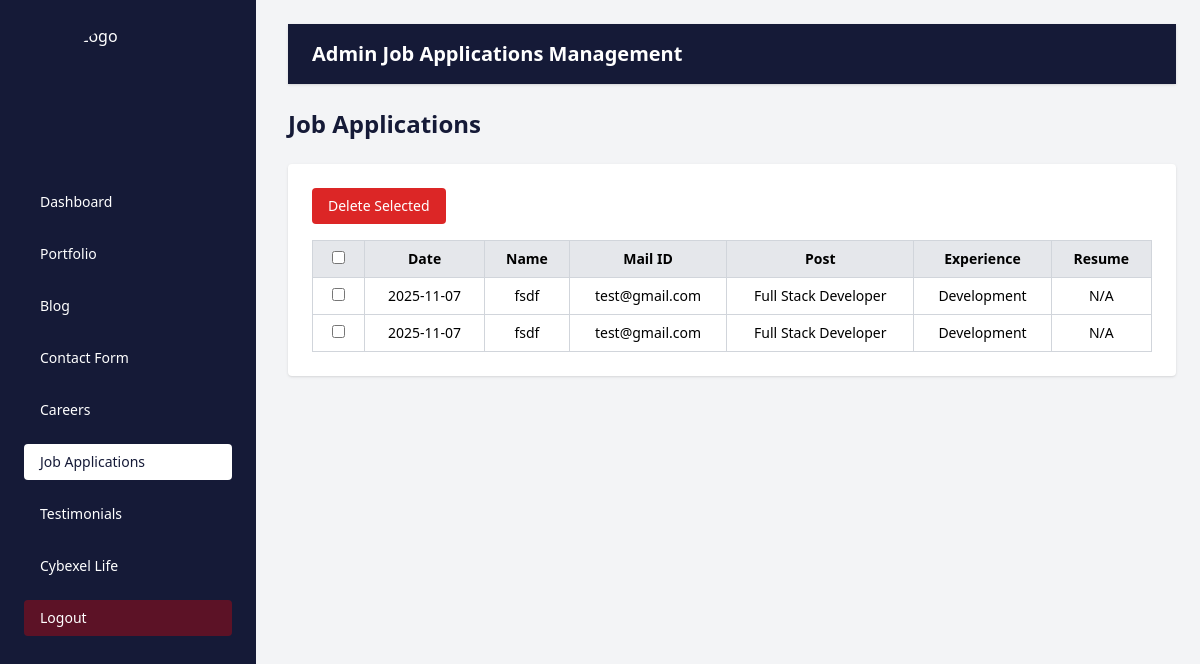
/admin_job_applications/ (signed in), run on the app's committed database.
### cybexelapp/models.py (models this page shows, shortened)
class JobApplication(models.Model):
    department = models.ForeignKey(Department, on_delete=models.SET_NULL, null=True)
    position = models.CharField(max_length=255)
    label = models.CharField(max_length=255)
    name = models.CharField(max_length=255)
    email = models.EmailField()
    cover_letter = models.TextField(blank=True)
    resume = models.FileField(upload_to='resumes/', blank=True)
    submitted_at = models.DateTimeField(auto_now_add=True)

class Department(models.Model):
    name = models.CharField(max_length=100, unique=True)

### cybexelapp/views.py (the view)
# urls.py: path('admin_job_applications/', views.admin_job_applications, name='admin_job_applications'),
@never_cache
@login_required(login_url='admin_login')
def admin_job_applications(request):
    applications = JobApplication.objects.all().order_by('-submitted_at')
    return render(request, 'admin_job_applications.html', {'applications': applications})

### cybexelapp/templates/admin_job_applications.html (shortened to what this page needs)
{% load static %}
<!DOCTYPE html>
<html lang="en">
<head>
    <script src="https://cdn.tailwindcss.com"></script>
</head>
<body class="bg-gray-100">
    <div class="flex h-screen">
           <aside class="w-64 bg-[#151a37] text-white p-6 fixed h-screen">
      <div class="flex items-center justify-center mb-8">
        <img src="{% static 'images/logo1.png' %}" alt="Logo" class="w-32 h-32 object-contain rounded-full">
      </div>
      <nav>
        <ul class="space-y-4 text-sm">
           <li>
            <a href="{% url 'admin_dashboard' %}" class="block py-2 px-4 rounded hover:bg-white hover:text-[#151a37]">
              Dashboard
            </a>
          </li>
           <li>
            <a href="{% url 'admin_portfolio' %}" class="block py-2 px-4 rounded hover:bg-white hover:text-[#151a37]">
              Portfolio
            </a>
          </li>
          <li>
            <a href="{% url 'admin_blog' %}" class="block py-2 px-4 rounded hover:bg-white hover:text-[#151a37]">
              Blog
            </a>
          </li>
          <li>
            <a href="{% url 'admin_contact' %}" class="block py-2 px-4 rounded hover:bg-white hover:text-[#151a37]">
              Contact Form
            </a>
          </li>
          <li>
            <a href="{% url 'admin_careers' %}" class="block py-2 px-4 rounded hover:bg-white hover:text-[#151a37]">
              Careers
            </a>
          </li>
          <li>
            <a href="{% url 'admin_job_applications' %}" class="block py-2 px-4 rounded bg-white text-[#151a37]">
              Job Applications
            </a>
          </li>
          <li>
            <a href="{% url 'admin_testimonials' %}" class="block py-2 px-4 rounded hover:bg-white hover:text-[#151a37]">
              Testimonials
            </a>
          </li>
          <li>
            <a href="{% url 'admin_cybexelife' %}" class="block py-2 px-4 rounded hover:bg-white hover:text-[#151a37]">
              Cybexel Life
            </a>
          </li>
          <li>
  <a href="{% url 'logout' %}" class="block py-2 px-4 rounded bg-[red]/30 text-white">
    Logout
  </a>
</li>
        </ul>
      </nav>
    </aside>
          <div class="flex-1 p-6 pl-[18rem]">
            <div class="w-full bg-[#151a37] text-white py-4 px-6 r shadow mb-6">
    <h2 class="text-xl font-semibold">Admin Job Applications Management</h2>
  </div>
  <h1 class="text-2xl font-semibold text-[#151a37] mb-6">Job Applications</h1>
 <form method="POST" action="{% url 'bulk_delete_job_applications' %}">
  <div class="bg-white p-6 rounded shadow overflow-x-auto">
    <div class="mb-4">
      <button type="submit" onclick="return confirm('Are you sure you want to delete selected applications?')"
              class="bg-red-600 hover:bg-red-700 text-white px-4 py-2 rounded text-sm">
        Delete Selected
      </button>
    </div>
    <table class="w-full border-collapse border border-gray-300 text-sm">
      <thead>
        <tr class="bg-gray-200 text-center">
          <th class="border border-gray-300 px-4 py-2">
            <input type="checkbox" id="select-all" />
          </th>
          <th class="border border-gray-300 px-4 py-2">Date</th>
          <th class="border border-gray-300 px-4 py-2">Name</th>
          <th class="border border-gray-300 px-4 py-2">Mail ID</th>
          <th class="border border-gray-300 px-4 py-2">Post</th>
          <th class="border border-gray-300 px-4 py-2">Experience</th>
          <th class="border border-gray-300 px-4 py-2">Resume</th>
        </tr>
      </thead>
      <tbody>
        {% for application in applications %}
        <tr class="text-center">
          <td class="border border-gray-300 px-4 py-2">
            <input type="checkbox" name="selected_ids" value="{{ application.id }}" />
          </td>
          <td class="border border-gray-300 px-4 py-2">{{ application.submitted_at|date:"Y-m-d" }}</td>
          <td class="border border-gray-300 px-4 py-2">{{ application.name }}</td>
          <td class="border border-gray-300 px-4 py-2">{{ application.email }}</td>
          <td class="border border-gray-300 px-4 py-2">{{ application.position }}</td>
          <td class="border border-gray-300 px-4 py-2">{{ application.department.name }}</td>
          <td class="border border-gray-300 px-4 py-2">
            {% if application.resume %}
              <a href="{{ application.resume.url }}" target="_blank" class="text-blue-600 hover:underline">Download</a>
            {% else %}
              N/A
            {% endif %}
          </td>
        </tr>
        {% empty %}
        <tr>
          <td colspan="9" class="text-center py-4">No applications yet.</td>
        </tr>
        {% endfor %}
      </tbody>
    </table>
  </div>
</form>
</div>
    </div>
</body>
</html>

### data on the page
JobApplication: submitted_at "2025-11-07", name "fsdf", email "test@gmail.com", position "Full Stack Developer", department.name "Development", resume "N/A"
JobApplication: submitted_at "2025-11-07", name "fsdf", email "test@gmail.com", position "Full Stack Developer", department.name "Development", resume "N/A"
